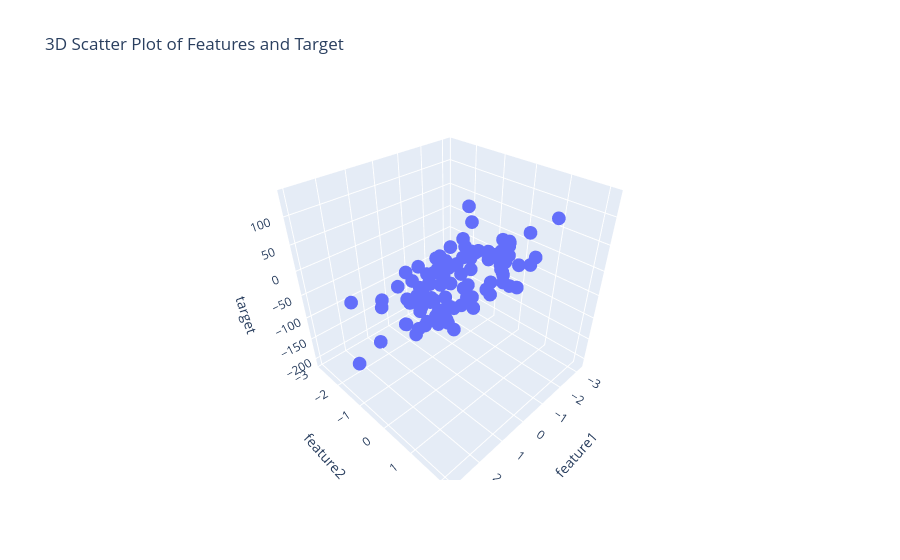

Notebook cell for this chart:
### Code cell
fig = px.scatter_3d(df, x='feature1', y='feature2', z='target', title='3D Scatter Plot of Features and Target')
fig.show()
